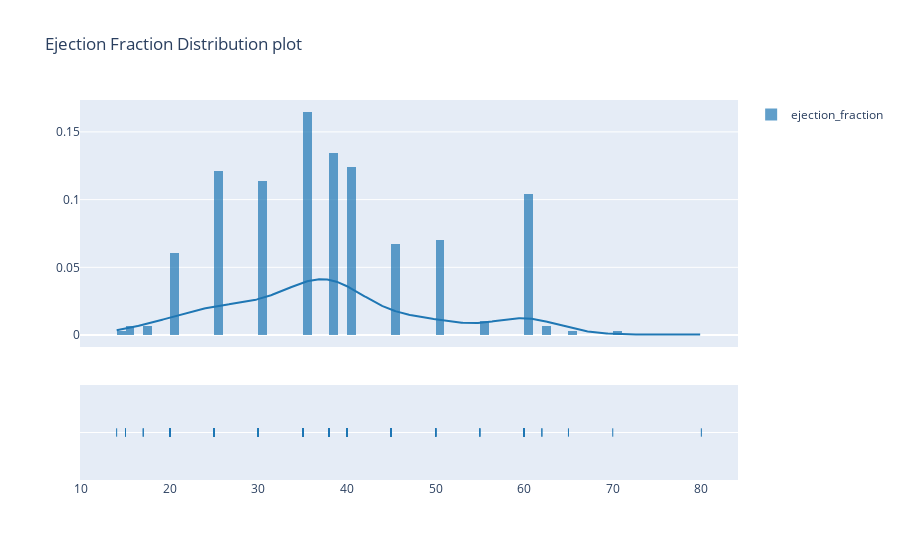

The notebook cell saved with this chart:
### Markdown cell above
<font size = 6> Ejection Fraction <br> <font size = 3 > heart pumping enough blood </font> </font>

### Code cell
# age distribution
hist_data =[heartFail["ejection_fraction"].values]
group_labels = ['ejection_fraction'] 

fig = ff.create_distplot(hist_data, group_labels)
fig.update_layout(title_text='Ejection Fraction Distribution plot')

fig.show()

### Figure 1 — Plotly figure (JSON) as saved in the notebook; plotly's stock layout.template omitted (floating-point values rounded to 4 significant figures; data arrays with more than 128 entries replaced by an {"elided": "..."} marker saying what was removed)
{"data": [{"autobinx": false, "histnorm": "probability density", "legendgroup": "ejection_fraction", "marker": {"color": "rgb(31, 119, 180)"}, "name": "ejection_fraction", "opacity": 0.7, "type": "histogram", "x": {"elided": "299 int values"}, "xaxis": "x", "xbins": {"end": 80, "size": 1, "start": 14}, "yaxis": "y"}, {"legendgroup": "ejection_fraction", "marker": {"color": "rgb(31, 119, 180)"}, "mode": "lines", "name": "ejection_fraction", "showlegend": false, "type": "scatter", "x": {"elided": "500 float values"}, "xaxis": "x", "y": {"elided": "500 float values"}, "yaxis": "y"}, {"legendgroup": "ejection_fraction", "marker": {"color": "rgb(31, 119, 180)", "symbol": "line-ns-open"}, "mode": "markers", "name": "ejection_fraction", "showlegend": false, "type": "scatter", "x": {"elided": "299 int values"}, "xaxis": "x", "y": {"elided": "299 str values"}, "yaxis": "y2"}], "layout": {"barmode": "overlay", "hovermode": "closest", "legend": {"traceorder": "reversed"}, "title": {"text": "Ejection Fraction Distribution plot"}, "xaxis": {"anchor": "y2", "domain": [0, 1], "zeroline": false}, "yaxis": {"anchor": "free", "domain": [0.35, 1], "position": 0}, "yaxis2": {"anchor": "x", "domain": [0, 0.25], "dtick": 1, "showticklabels": false}}}
